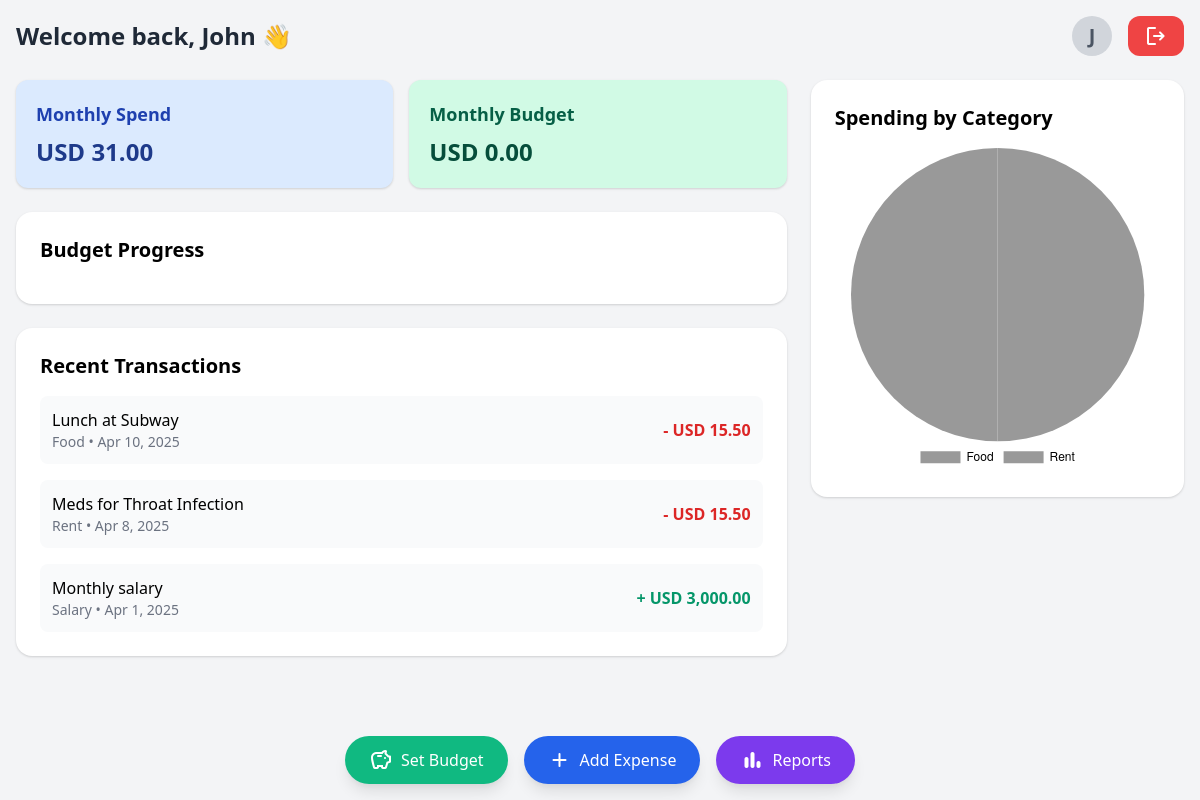
/dashboard.php (signed in), run on the app's committed database.
### tables this page shows
CREATE TABLE `transactions` (
  `transaction_id` int(11) NOT NULL,
  `user_id` int(11) NOT NULL,
  `category_id` int(11) DEFAULT NULL,
  `amount` decimal(12,2) NOT NULL,
  `description` text DEFAULT NULL,
  `transaction_date` date NOT NULL,
  `transaction_type` enum('expense','income') NOT NULL,
  `payment_method` varchar(50) DEFAULT NULL,
  `receipt_image` varchar(255) DEFAULT NULL,
  `location` varchar(100) DEFAULT NULL,
  `notes` text DEFAULT NULL,
  `created_at` timestamp NOT NULL DEFAULT current_timestamp(),
  `updated_at` timestamp NOT NULL DEFAULT current_timestamp() ON UPDATE current_timestamp()
);

CREATE TABLE `categories` (
  `category_id` int(11) NOT NULL,
  `user_id` int(11) DEFAULT NULL,
  `name` varchar(50) NOT NULL,
  `description` text DEFAULT NULL,
  `type` enum('expense','income') NOT NULL,
  `color` varchar(7) DEFAULT '#000000',
  `icon` varchar(50) DEFAULT NULL,
  `is_default` tinyint(1) DEFAULT 0,
  `created_at` timestamp NOT NULL DEFAULT current_timestamp()
);

### dashboard.php (the view, shortened to what this page needs)
<?php
$host = "sql207.infinityfree.com";
$dbname = "if0_38725960_spendwise";
$user = "if0_38725960";
$pass = "xAug0MJ9zyags";
$pdo = new mysqli($host, $user, $pass, $dbname);
$user_id = $_SESSION['user_id'];
try {
    $stmt = $pdo->prepare("
        SELECT SUM(amount) AS total
        FROM transactions
        WHERE user_id = ?
        AND transaction_type = 'expense'
        AND MONTH(transaction_date) = MONTH(CURRENT_DATE())
        AND YEAR(transaction_date) = YEAR(CURRENT_DATE())
    ");
    $stmt->bind_param("i", $user_id);
    $stmt->execute();
    $result = $stmt->get_result();
    $current_spend = $result->fetch_assoc()['total'] ?? 0;
    $stmt = $pdo->prepare("
        SELECT SUM(amount) AS total
        FROM budgets
        WHERE user_id = ?
        AND period = 'monthly'
        AND (start_date <= CURDATE() AND (end_date IS NULL OR end_date >= CURDATE()))
    ");
    $stmt->bind_param("i", $user_id);
    $stmt->execute();
    $result = $stmt->get_result();
    $monthly_budget = $result->fetch_assoc()['total'] ?? 0;
    $stmt = $pdo->prepare("
        SELECT t.*, c.name AS category_name, c.color
        FROM transactions t
        LEFT JOIN categories c ON t.category_id = c.category_id
        WHERE t.user_id = ?
        ORDER BY t.transaction_date DESC
        LIMIT 5
    ");
    $stmt->bind_param("i", $user_id);
    $stmt->execute();
    $result = $stmt->get_result();
    $transactions = [];
    while ($row = $result->fetch_assoc()) {
        $transactions[] = $row;
    }
    $stmt = $pdo->prepare("
        SELECT c.name, SUM(t.amount) AS total
        FROM transactions t
        JOIN categories c ON t.category_id = c.category_id
        WHERE t.user_id = ?
        AND t.transaction_type = 'expense'
        AND MONTH(t.transaction_date) = MONTH(CURRENT_DATE())
        AND YEAR(t.transaction_date) = YEAR(CURRENT_DATE())
        GROUP BY c.name
    ");
    $stmt->bind_param("i", $user_id);
    $stmt->execute();
    $result = $stmt->get_result();
    $categories = [];
    while ($row = $result->fetch_assoc()) {
        $categories[] = $row;
    }
} catch (mysqli_sql_exception $e) {
    die("Error fetching data: " . $e->getMessage());
}
$first_name  = $_SESSION['first_name'] ?? 'User';
$currency    = $_SESSION['currency'] ?? 'USD';
$profile_img = $_SESSION['profile_img'] ?? null;
?>
<!DOCTYPE html>
<html lang="en">
<head>
  <link href="https://cdn.jsdelivr.net/npm/tailwindcss@2.2.19/dist/tailwind.min.css" rel="stylesheet">
<body class="bg-gray-100 min-h-screen p-4 pb-24">
  <div class="flex justify-between items-center mb-6">
    <h1 class="text-2xl font-bold text-gray-800">Welcome back, <?= htmlspecialchars($first_name) ?> 👋</h1>
<div class="flex gap-4">
<div class="relative group" id="profileDropdown">
  <div class="w-10 h-10 rounded-full bg-gray-300 overflow-hidden flex items-center justify-center cursor-pointer" id="profileTrigger">
    <?php if ($profile_img): ?>
      <img src="<?= htmlspecialchars($profile_img) ?>" alt="Profile" class="w-full h-full object-cover">
    <?php else: ?>
      <span class="text-xl font-semibold text-gray-600"><?= strtoupper(substr($first_name, 0, 1)) ?></span>
    <?php endif; ?>
  </div>
</div>
<script>
// Monthly Spending Trends Chart - Add to dashboard.php
const monthlyCtx = document.createElement('canvas');
monthlyCtx.id = 'monthlyChart';
document.querySelector('.lg\\:col-span-2').appendChild(monthlyCtx);
// Sample data - In a real implementation, fetch this from PHP
const monthlyData = {
    labels: ['Jan', 'Feb', 'Mar', 'Apr', 'May', 'Jun'],
    datasets: [{
        label: 'Monthly Spending',
        data: [650, 590, 800, 810, 560, <?= $current_spend ?>],
        fill: false,
        borderColor: 'rgb(75, 192, 192)',
        tension: 0.1
    }]
};
new Chart(monthlyCtx, {
    type: 'line',
    data: monthlyData,
    options: {
        scales: {
            y: {
                beginAtZero: true
            }
        },
        plugins: {
            title: {
                display: true,
                text: 'Monthly Spending Trend'
            }
        }
    }
});
document.addEventListener('DOMContentLoaded', () => {
  const trigger = document.getElementById('profileTrigger');
  const menu = document.getElementById('profileMenu');
  let timeoutId;
  // Show menu on hover
  trigger.addEventListener('mouseenter', () => {
    clearTimeout(timeoutId);
    menu.classList.remove('invisible', 'opacity-0');
    menu.classList.add('visible', 'opacity-100');
  });
  // Hide menu with delay when leaving trigger
  trigger.addEventListener('mouseleave', () => {
    timeoutId = setTimeout(() => {
      if (!menu.matches(':hover')) {
        menu.classList.add('invisible', 'opacity-0');
        menu.classList.remove('visible', 'opacity-100');
      }
    }, 100);
  });
  // Keep menu open when hovering over it
  menu.addEventListener('mouseenter', () => {
    clearTimeout(timeoutId);
    menu.classList.remove('invisible', 'opacity-0');
    menu.classList.add('visible', 'opacity-100');
  });
  // Hide menu when leaving it
  menu.addEventListener('mouseleave', () => {
    timeoutId = setTimeout(() => {
      menu.classList.add('invisible', 'opacity-0');
      menu.classList.remove('visible', 'opacity-100');
    }, 100);
  });
});
</script>
<form method="POST" action="logout.php">
    <button type="submit" class="bg-red-500 text-white px-4 py-2 rounded-xl hover:bg-red-600 flex items-center justify-center">
      <span class="material-symbols-rounded">logout</span>
    </button>
  </form>
</div>
  </div>
  <div class="grid grid-cols-1 lg:grid-cols-3 gap-6">
    <div class="lg:col-span-2 space-y-6">
      <div class="grid grid-cols-1 md:grid-cols-2 gap-4">
        <div class="bg-blue-100 p-5 rounded-xl shadow">
          <h3 class="text-lg font-semibold text-blue-800">Monthly Spend</h3>
          <p class="text-2xl font-bold text-blue-900 mt-2">
            <?= $currency ?> <?= number_format($current_spend, 2) ?>
          </p>
        </div>
        <div class="bg-green-100 p-5 rounded-xl shadow">
          <h3 class="text-lg font-semibold text-green-800">Monthly Budget</h3>
          <p class="text-2xl font-bold text-green-900 mt-2">
            <?= $currency ?> <?= number_format($monthly_budget, 2) ?>
          </p>
        </div>
      </div>
<div class="bg-white p-6 rounded-2xl shadow">
        <h3 class="text-xl font-semibold mb-4">Budget Progress</h3>
      </div>
      <div class="bg-white p-6 rounded-2xl shadow">
        <h3 class="text-xl font-semibold mb-4">Recent Transactions</h3>
        <div class="space-y-4">
          <?php foreach ($transactions as $transaction): ?>
            <div class="flex justify-between items-center p-3 bg-gray-50 rounded-lg">
              <div>
                <p class="font-medium">
                  <?= htmlspecialchars($transaction['description']) ?>
                </p>
                <p class="text-sm text-gray-500">
                  <?= htmlspecialchars($transaction['category_name']) ?> •
                  <?= date('M j, Y', strtotime($transaction['transaction_date'])) ?>
                </p>
              </div>
              <span class="<?= $transaction['transaction_type'] === 'income' ? 'text-green-600' : 'text-red-600' ?> font-semibold">
                <?= $transaction['transaction_type'] === 'income' ? '+' : '-' ?>
                <?= $currency ?> <?= number_format($transaction['amount'], 2) ?>
              </span>
            </div>
          <?php endforeach; ?>
        </div>
      </div>
    </div>
    <div class="space-y-6">
      <div class="bg-white p-6 rounded-2xl shadow">
        <h3 class="text-xl font-semibold mb-4">Spending by Category</h3>
        <canvas id="categoryChart" class="w-full"></canvas>
      </div>
    </div>
  </div>
<script>
// Category Spending Chart
const ctx = document.getElementById('categoryChart').getContext('2d');
new Chart(ctx, {
    type: 'pie',
    data: {
        labels: <?= json_encode(array_column($categories, 'name')) ?>,
        datasets: [{
            data: <?= json_encode(array_column($categories, 'total')) ?>,
            backgroundColor: <?= json_encode(array_map(function($cat) {
                return $cat['color'] ?? '#999999';
            }, $categories)) ?>,
            borderWidth: 0
        }]
    },
    options: {
        responsive: true,
        plugins: {
            legend: {
                position: 'bottom',
                labels: {
                    color: '#000'
                }
            }
        }
    }
});
</script>
<div class="fixed bottom-4 left-1/2 transform -translate-x-1/2 z-50">
  <div class="flex flex-row justify-center gap-4 items-center px-4">
    <a href="add-budget.php"
       class="bg-green-500 hover:bg-green-600 text-white p-4 md:px-6 md:py-3 rounded-full shadow-lg transition-all transform hover:scale-105 flex items-center gap-2 group">
      <span class="material-symbols-rounded">savings</span>
      <span class="hidden md:inline">Set Budget</span>
    </a>
    <a href="add-expense.php"
       class="bg-blue-600 hover:bg-blue-700 text-white p-4 md:px-6 md:py-3 rounded-full shadow-lg transition-all transform hover:scale-105 flex items-center gap-2 group">
      <span class="material-symbols-rounded">add</span>
      <span class="hidden md:inline">Add Expense</span>
    </a>
    <a href="reports.php"
       class="bg-purple-600 hover:bg-purple-700 text-white p-4 md:px-6 md:py-3 rounded-full shadow-lg transition-all transform hover:scale-105 flex items-center gap-2 group">
      <span class="material-symbols-rounded">bar_chart</span>
      <span class="hidden md:inline">Reports</span>
    </a>
  </div>
</div>
</body>
</html>

### data on the page
transactions: description "Lunch at Subway", category.name "Food", transaction_date "Apr 10, 2025", amount "15.50"
transactions: description "Meds for Throat Infection", category.name "Rent", transaction_date "Apr 8, 2025", amount "15.50"
transactions: description "Monthly salary", category.name "Salary", transaction_date "Apr 1, 2025", amount "3,000.00"

### other printed values
$first_name "John"
substr($first_name, 0, 1) "J"
$currency "USD"
$current_spend "31.00"
$monthly_budget "0.00"
chart data {{ json_encode(array_column($categories, 'name')) }} ["Food","Rent"]
